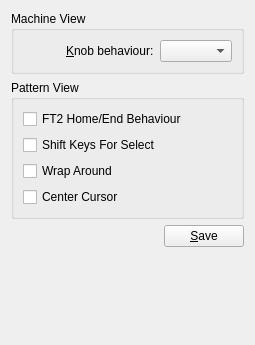
<ui version="4.0" >
 <class>BehaviourPage</class>
 <widget class="QWidget" name="BehaviourPage" >
  <property name="geometry" >
   <rect>
    <x>0</x>
    <y>0</y>
    <width>255</width>
    <height>345</height>
   </rect>
  </property>
  <property name="windowTitle" >
   <string>Form</string>
  </property>
  <layout class="QVBoxLayout" name="verticalLayout_4" >
   <item>
    <layout class="QVBoxLayout" name="verticalLayout_3" >
     <item>
      <widget class="QGroupBox" name="machineViewGroupBox_" >
       <property name="title" >
        <string>Machine View</string>
       </property>
       <layout class="QVBoxLayout" name="verticalLayout" >
        <item>
         <layout class="QHBoxLayout" name="horizontalLayout" >
          <item>
           <spacer name="horizontalSpacer" >
            <property name="orientation" >
             <enum>Qt::Horizontal</enum>
            </property>
            <property name="sizeHint" stdset="0" >
             <size>
              <width>40</width>
              <height>20</height>
             </size>
            </property>
           </spacer>
          </item>
          <item>
           <widget class="QLabel" name="knobBehaviourLabel_" >
            <property name="text" >
             <string>&amp;Knob behaviour:</string>
            </property>
            <property name="buddy" >
             <cstring>knobBehaviourCombo_</cstring>
            </property>
           </widget>
          </item>
          <item>
           <widget class="QComboBox" name="knobBehaviourCombo_" />
          </item>
         </layout>
        </item>
       </layout>
      </widget>
     </item>
     <item>
      <widget class="QGroupBox" name="patternViewGroupBox" >
       <property name="title" >
        <string>Pattern View</string>
       </property>
       <layout class="QVBoxLayout" name="verticalLayout_2" >
        <item>
         <widget class="QCheckBox" name="homeEndChk_" >
          <property name="text" >
           <string>FT2 Home/End Behaviour</string>
          </property>
         </widget>
        </item>
        <item>
         <widget class="QCheckBox" name="shiftChk_" >
          <property name="text" >
           <string>Shift Keys For Select</string>
          </property>
         </widget>
        </item>
        <item>
         <widget class="QCheckBox" name="wrapChk_" >
          <property name="text" >
           <string>Wrap Around</string>
          </property>
         </widget>
        </item>
        <item>
         <widget class="QCheckBox" name="centerCursorChk_" >
          <property name="text" >
           <string>Center Cursor</string>
          </property>
         </widget>
        </item>
       </layout>
      </widget>
     </item>
    </layout>
   </item>
   <item>
    <layout class="QHBoxLayout" name="horizontalLayout_2" >
     <item>
      <spacer name="horizontalSpacer_2" >
       <property name="orientation" >
        <enum>Qt::Horizontal</enum>
       </property>
       <property name="sizeHint" stdset="0" >
        <size>
         <width>40</width>
         <height>20</height>
        </size>
       </property>
      </spacer>
     </item>
     <item>
      <widget class="QPushButton" name="saveBtn_" >
       <property name="text" >
        <string>&amp;Save</string>
       </property>
      </widget>
     </item>
    </layout>
   </item>
   <item>
    <spacer name="verticalSpacer" >
     <property name="orientation" >
      <enum>Qt::Vertical</enum>
     </property>
     <property name="sizeHint" stdset="0" >
      <size>
       <width>20</width>
       <height>70</height>
      </size>
     </property>
    </spacer>
   </item>
  </layout>
 </widget>
 <resources/>
 <connections/>
</ui>
